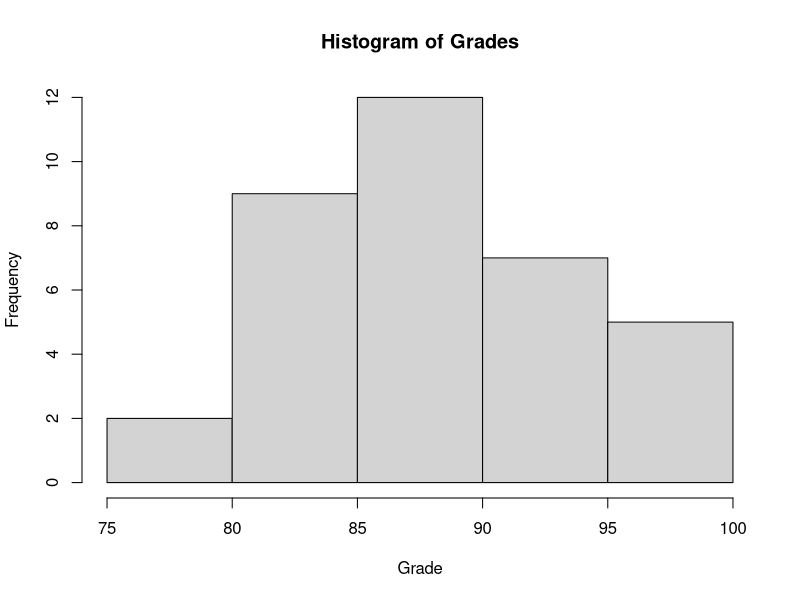
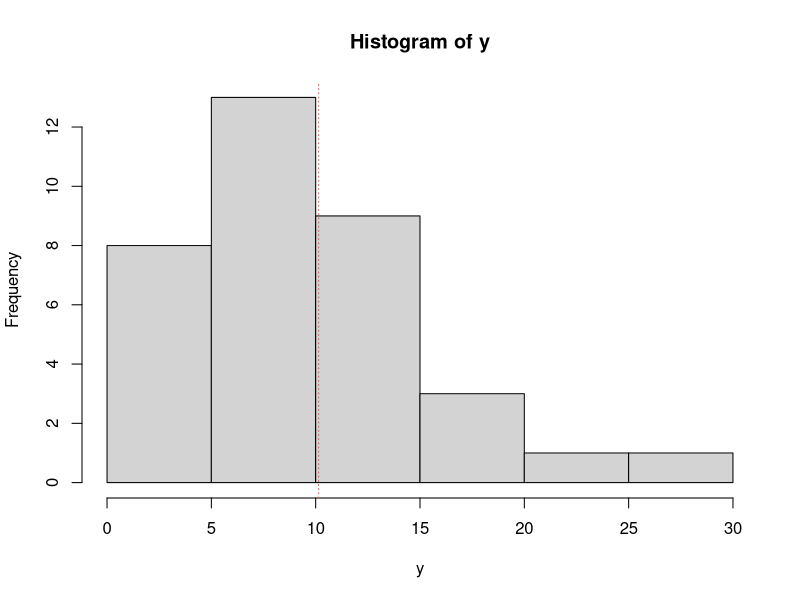

Reproduce these figures in R, in order.
# Simulate student grades.
grades <- round(rnorm(35, 88, 4.7), 1)

# Summarize graphically.
hist(grades, main="Histogram of Grades", xlab="Grade", ylab="Frequency")
stem(grades)

# Find percentage of students with grades of 90 or better.
grades >= 90
grades[grades >= 90]
length(grades[grades >= 90])
length(grades[grades >= 90]) / length(grades)

# Calculate arithmetic mean.
sum(grades) / length(grades)
mean(grades)

# Visualize skew from an outlier.
y <- c(10, 15, 14, 15, 4, 20, 5, 3, 2, 9, 12, 16, 6, 13, 10, 9,
       14,8, 9, 3, 2, 7, 11, 12, 13, 16, 8, 7, 5, 7, 6, 9, 4, 21, 30)
hist(y)
abline(v=mean(y), col="tomato2", lty=3)
